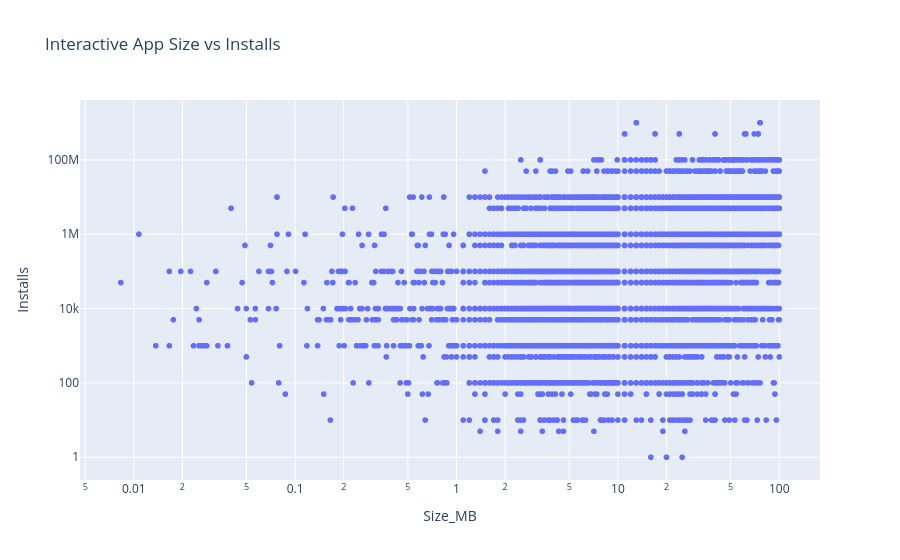

The notebook cell this image was saved under:
### Code cell
plotly_size_data = size_install_data.copy()

fig = px.scatter(
    plotly_size_data,
    x="Size_MB",
    y="Installs",
    hover_name="App",
    hover_data=["Category", "Rating"],
    log_x=True,
    log_y=True,
    title="Interactive App Size vs Installs"
)

fig.show()

### Figure 1 — Plotly figure (JSON) as saved in the notebook; plotly's stock layout.template omitted (floating-point values rounded to 4 significant figures; data arrays with more than 128 entries replaced by an {"elided": "..."} marker saying what was removed)
{"data": [{"customdata": {"elided": "7424x2 mixed values"}, "hovertemplate": "<b>%{hovertext}</b><br><br>Size_MB=%{x}<br>Installs=%{y}<br>Category=%{customdata[0]}<br>Rating=%{customdata[1]}<extra></extra>", "hovertext": {"elided": "7424 str values"}, "legendgroup": "", "marker": {"color": "#636efa", "symbol": "circle"}, "mode": "markers", "name": "", "showlegend": false, "type": "scattergl", "x": {"elided": "7424 float values"}, "xaxis": "x", "y": {"elided": "7424 float values"}, "yaxis": "y"}], "layout": {"legend": {"tracegroupgap": 0}, "title": {"text": "Interactive App Size vs Installs"}, "xaxis": {"anchor": "y", "domain": [0, 1], "title": {"text": "Size_MB"}, "type": "log"}, "yaxis": {"anchor": "x", "domain": [0, 1], "title": {"text": "Installs"}, "type": "log"}}}
